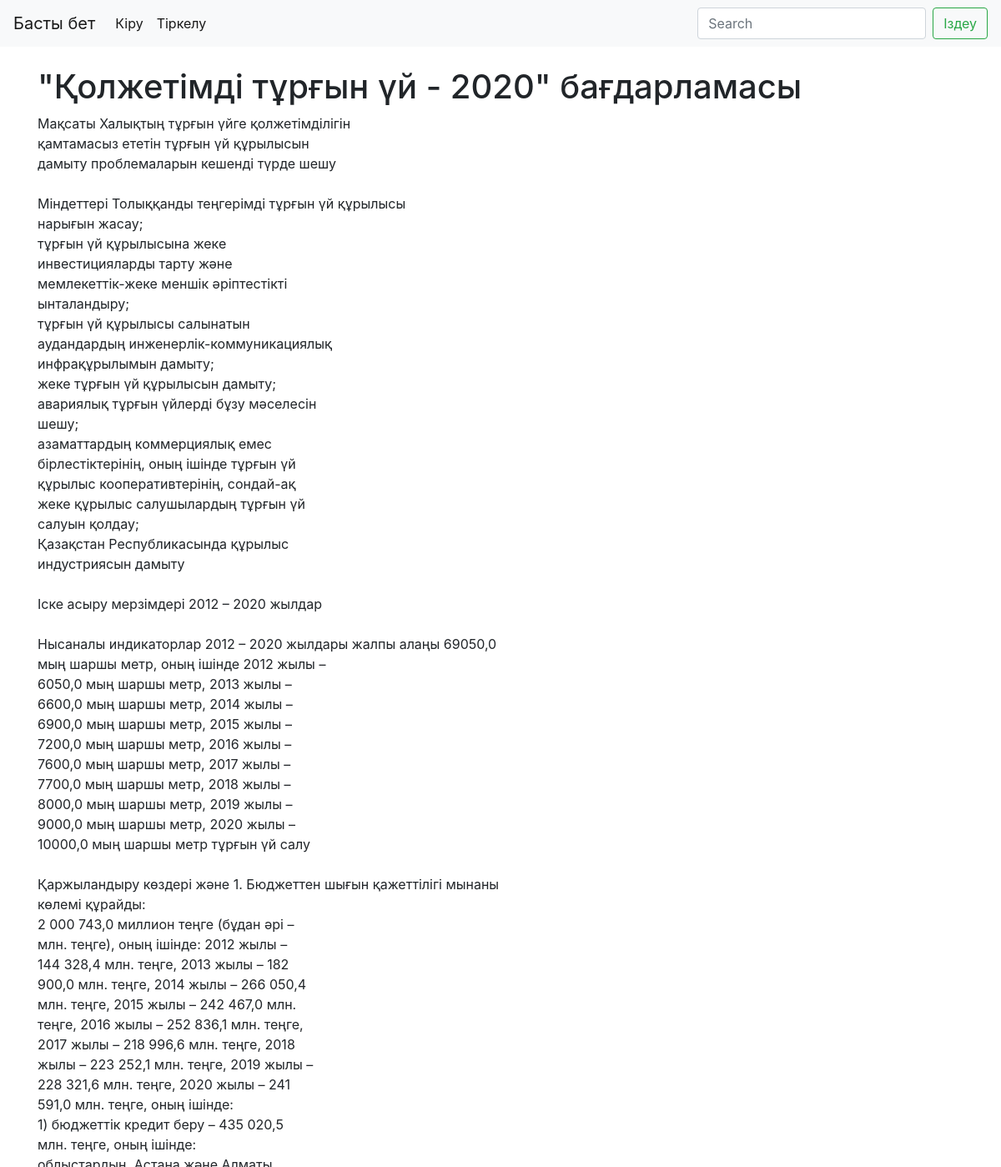
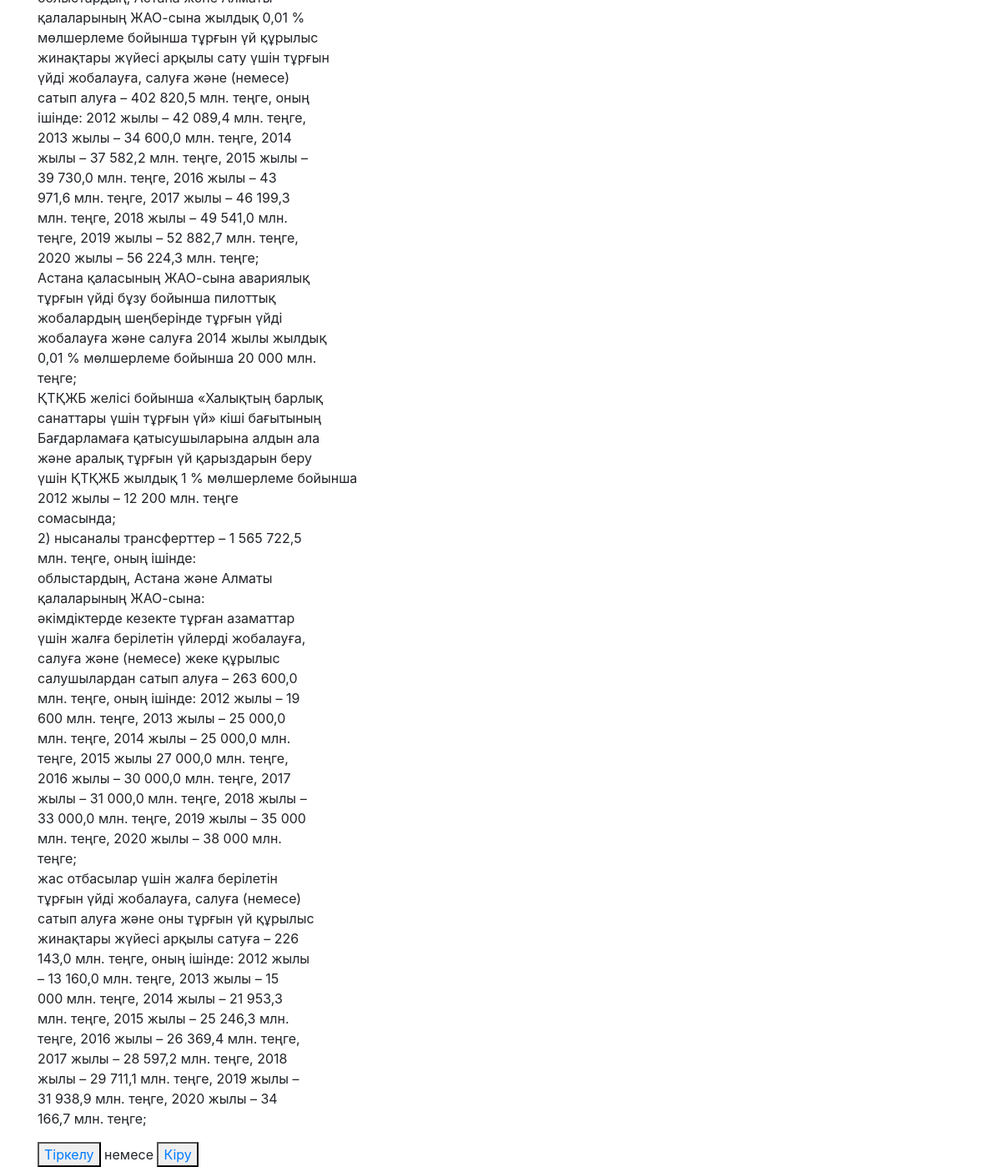
/method/olzhetimdi-tryn-j-2020-badarlamasy/, run on the app's committed database (2 pictures, top to bottom).
### home/models.py (models this page shows, shortened)
class Method(models.Model):
    image=models.ImageField(upload_to='image/')
    name=models.CharField(max_length=255)
    slug=models.SlugField()
    description=models.TextField()
    class Meta:
        verbose_name_plural='Кызмет'
        verbose_name='Кызмет'

### home/views.py (the view)
# urls.py: path('method/<str:slug>/',views.method_detail,name='method_detail'),
def method_detail(request,slug):
    method=get_object_or_404(Method,slug=slug)
    return render(request,'home/method_detail.html',locals())

### templates/home/method_detail.html (shortened to what this page needs)
{% extends 'base.html' %}
{% block content %}
    <br>
    <div class="container">
    <h1>{{ method.name }}</h1>
    <p>{{ method.description|linebreaksbr }}</p>
         {% if request.user.is_authenticated %}
<button><a href="{% url 'home:order' slug=method.slug %}">Өтініш беру</a></button>
    </div>
             {% else %}
<button><a href="{% url 'registration:register' %}">Тіркелу</a></button> немесе
<button><a href="{% url 'registration:login' %}">Кіру</a></button>
{% endif %}
{% endblock %}

### data on the page
Method: name "\"Қолжетімді тұрғын үй - 2020\" бағдарламасы", description "Мақсаты Халықтың тұрғын үйге қолжетiмдiлiгiн қамтамасыз ететiн тұрғын үй құрылысын дамыту проблемаларын кешендi түрде шешу Міндеттері Толыққанды теңгерімді тұрғын үй құрылысы нарығын жасау; тұрғын үй құрылысына жеке инвестицияларды тарту және мемлекеттік-жеке меншік әріптестікті ынталандыру; тұрғын үй құрылысы салынатын аудандардың инженерлік-коммуникациялық инфрақұрылымын дамыту; жеке тұрғын үй құрылысын дамыту; авариялық тұрғын үйлерді бұзу мәселесін шешу; азаматтардың коммерциялық емес бірлестіктерінің, оның ішінде тұрғын үй құрылыс кооперативтерінің, сондай-ақ жеке құрылыс салушылардың тұрғын үй салуын қолдау; Қазақстан Республикасында құрылыс индустриясын дамыту Іске асыру мерзімдері…"
